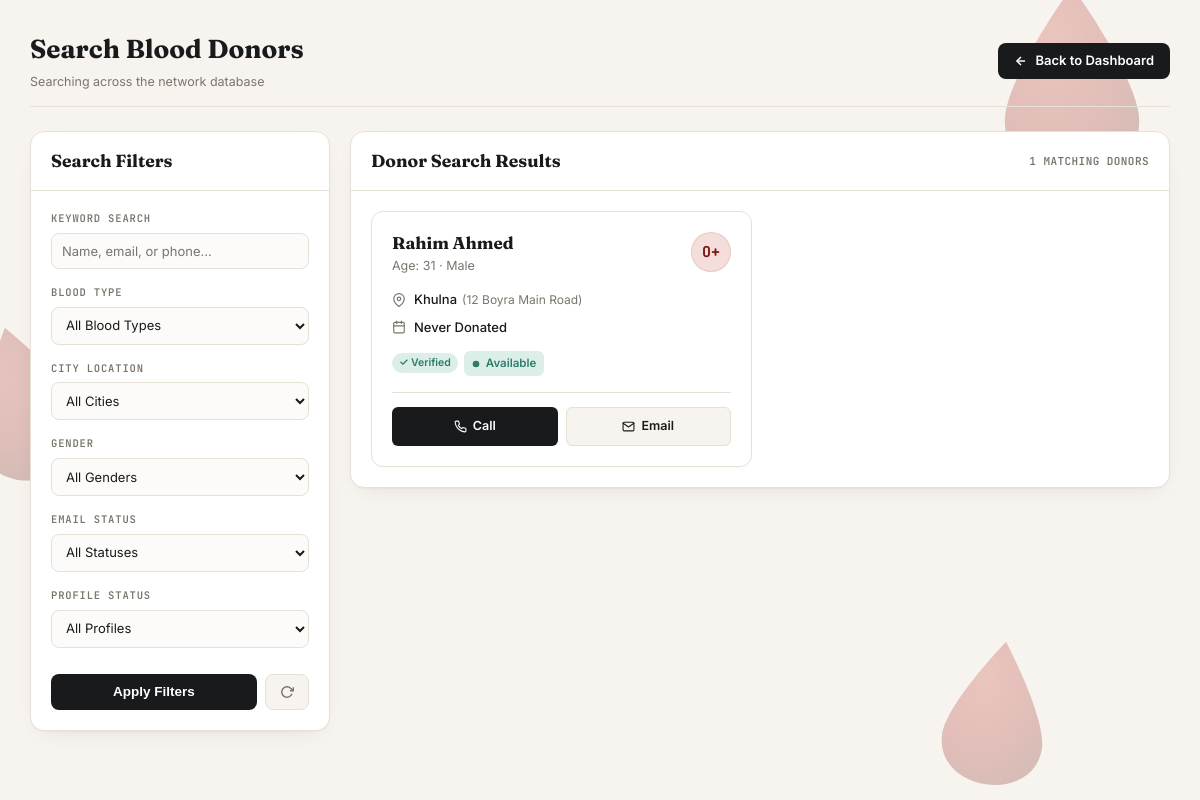
Screenshot of /donor-search.php (signed in) with the database file from the repository.
### tables this page shows
CREATE TABLE IF NOT EXISTS `users` (
  `id` INT AUTO_INCREMENT PRIMARY KEY,
  `full_name` VARCHAR(100) NOT NULL,
  `email` VARCHAR(150) UNIQUE NOT NULL,
  `phone` VARCHAR(20) UNIQUE NOT NULL,
  `password_hash` VARCHAR(255) NOT NULL,
  `role` ENUM('donor', 'recipient', 'admin') DEFAULT 'donor',
  `blood_type` ENUM('A+', 'A-', 'B+', 'B-', 'AB+', 'AB-', 'O+', 'O-') NULL,
  `date_of_birth` DATE NULL,
  `weight_kg` DECIMAL(5,2) NULL,
  `gender` ENUM('male', 'female', 'other') NULL,
  `address` VARCHAR(255) NULL,
  `city` VARCHAR(100) NULL,
  `last_donation_date` DATE NULL,
  `is_verified` TINYINT(1) DEFAULT 0,
  `status` ENUM('active', 'suspended') DEFAULT 'active',
  `created_at` TIMESTAMP DEFAULT CURRENT_TIMESTAMP,
  `updated_at` TIMESTAMP DEFAULT CURRENT_TIMESTAMP ON UPDATE CURRENT_TIMESTAMP
);

### includes/functions.php (called while the page is built, shortened)
<?php
function h($string) {
    return htmlspecialchars($string ?? '', ENT_QUOTES, 'UTF-8');
}

### donor-search.php (the view, shortened to what this page needs)
<?php
require_once __DIR__ . '/config/db.php';
$dashboard_link = ($_SESSION['role'] === 'admin') ? 'admin-dashboard.php' : 'recipient-dashboard.php';
$search = trim($_GET['search'] ?? '');
$donors = [];
try {
    $sql = "SELECT id, full_name, email, phone, blood_type, date_of_birth, weight_kg, gender, address, city, last_donation_date, is_verified, status,
                   DATEDIFF(CURDATE(), last_donation_date) AS days_since_last_donation,
                   DATE_ADD(last_donation_date, INTERVAL 56 DAY) AS next_eligible_date
            FROM users
            WHERE role = 'donor'";
    $params = [];
    $sql .= " ORDER BY full_name ASC";
    $stmt = $pdo->prepare($sql);
    $stmt->execute($params);
    $donors = $stmt->fetchAll();
} catch (Exception $e) {
    $error = "Failed to query database: " . $e->getMessage();
}
function calculate_age($dob_string) {
    try {
        $dob = new DateTime($dob_string);
        $today = new DateTime();
        return $today->diff($dob)->y;
    } catch (Exception $e) {
        return 'N/A';
    }
}
?>
<!DOCTYPE html>
<html lang="en">
<head>
</head>
<body>
<div class="bg-drops">
    <svg style="top:-20px; right:4%;" width="160" height="205" viewBox="0 0 100 128" opacity="0.25">
        <path d="M50 4 C50 4 92 62 92 88 C92 110 73 124 50 124 C27 124 8 110 8 88 C8 62 50 4 50 4 Z" fill="url(#dropGrad1)"/>
    </svg>
    <svg style="bottom:10px; right:12%;" width="120" height="154" viewBox="0 0 100 128" opacity="0.25" transform="rotate(8)">
        <path d="M50 4 C50 4 92 62 92 88 C92 110 73 124 50 124 C27 124 8 110 8 88 C8 62 50 4 50 4 Z" fill="url(#dropGrad1)"/>
    </svg>
</div>
<div class="container">
    <div class="top-nav">
        <div>
            <h1>Search Blood Donors</h1>
            <div class="admin-meta" style="font-size: 12.5px; color: var(--muted); margin-top: 4px;">
                Searching across the network database
            </div>
        </div>
        <div>
            <a href="<?php echo h($dashboard_link); ?>" class="back-link">
                <svg viewBox="0 0 24 24" fill="none" stroke="currentColor" stroke-width="2.5">
                    <line x1="19" y1="12" x2="5" y2="12"></line>
                    <polyline points="12 19 5 12 12 5"></polyline>
                </svg>
                Back to Dashboard
            </a>
        </div>
    </div>
    <div class="search-layout">
        <div class="card">
            <div class="card-header">
                <h2>Search Filters</h2>
            </div>
            <form action="donor-search.php" method="GET" class="filter-form">
                <div class="filter-group">
                    <label for="search">Keyword Search</label>
                    <input type="text" id="search" name="search" value="<?php echo h($search); ?>" placeholder="Name, email, or phone...">
                </div>
                <div class="filter-group">
                    <label for="blood_type">Blood Type</label>
                    <select id="blood_type" name="blood_type">
                        <option value="">All Blood Types</option>
                    </select>
                </div>
                <div class="filter-group">
                    <label for="city">City Location</label>
                    <select id="city" name="city">
                        <option value="">All Cities</option>
                    </select>
                </div>
                <div class="filter-group">
                    <label for="gender">Gender</label>
                    <select id="gender" name="gender">
                        <option value="">All Genders</option>
                    </select>
                </div>
                <div class="filter-group">
                    <label for="is_verified">Email Status</label>
                    <select id="is_verified" name="is_verified">
                        <option value="">All Statuses</option>
                    </select>
                </div>
                <div class="filter-group">
                    <label for="status">Profile Status</label>
                    <select id="status" name="status">
                        <option value="">All Profiles</option>
                    </select>
                </div>
                <div class="btn-row">
                    <button type="submit" class="btn-submit">Apply Filters</button>
                    <a href="donor-search.php" class="btn-reset" title="Reset Filters">
                        <svg viewBox="0 0 24 24" fill="none" stroke="currentColor" stroke-width="2.5">
                            <polyline points="23 4 23 10 17 10"></polyline>
                            <path d="M20.49 15a9 9 0 1 1-2.12-9.36L23 10"></path>
                        </svg>
                    </a>
                </div>
            </form>
        </div>
        <div class="card">
            <div class="card-header">
                <h2>Donor Search Results</h2>
                <span class="results-count"><?php echo count($donors); ?> matching donors</span>
            </div>
            <div>
                <?php if (empty($donors)): ?>
                    <div class="empty-state">
                        <svg viewBox="0 0 24 24" fill="none" stroke="currentColor" stroke-width="1.8">
                            <circle cx="11" cy="11" r="8"></circle>
                            <line x1="21" y1="21" x2="16.65" y2="16.65"></line>
                        </svg>
                        <h3>No Donors Found</h3>
                        <p>Try modifying your keyword search or adjusting your dropdown filter criteria.</p>
                    </div>
                <?php else: ?>
                    <div class="donor-grid">
                        <?php foreach ($donors as $d): ?>
                            <?php
                            $is_active = ($d['status'] === 'active');
                            $is_verified = ((int)$d['is_verified'] === 1);
                            $days_since = $d['days_since_last_donation'] !== null ? (int)$d['days_since_last_donation'] : null;
                            $has_no_recent_donation = ($days_since === null || $days_since >= 56);
                            $is_available = ($is_active && $is_verified && $has_no_recent_donation);
                            ?>
                            <div class="donor-card">
                                <div class="card-top">
                                    <div class="name-sec">
                                        <h3 class="name">
                                            <?php echo h($d['full_name']); ?>
                                        </h3>
                                        <div class="age-gender">
                                            Age: <?php echo calculate_age($d['date_of_birth']); ?> · <?php echo ucfirst(h($d['gender'])); ?>
                                        </div>
                                    </div>
                                    <div class="blood-badge">
                                        <?php echo h($d['blood_type']); ?>
                                    </div>
                                </div>
                                <div class="card-details">
                                    <div class="detail-item">
                                        <svg viewBox="0 0 24 24" fill="none" stroke="currentColor" stroke-width="2" stroke-linecap="round" stroke-linejoin="round">
                                            <path d="M21 10c0 7-9 13-9 13s-9-6-9-13a9 9 0 0 1 18 0z"></path>
                                            <circle cx="12" cy="10" r="3"></circle>
                                        </svg>
                                        <span><?php echo h($d['city']); ?><em style="font-weight: normal; margin-left: 5px;">(<?php echo h($d['address']); ?>)</em></span>
                                    </div>
                                    <div class="detail-item">
                                        <svg viewBox="0 0 24 24" fill="none" stroke="currentColor" stroke-width="2" stroke-linecap="round" stroke-linejoin="round">
                                            <rect x="3" y="4" width="18" height="18" rx="2" ry="2"></rect>
                                            <line x1="16" y1="2" x2="16" y2="6"></line>
                                            <line x1="8" y1="2" x2="8" y2="6"></line>
                                            <line x1="3" y1="10" x2="21" y2="10"></line>
                                        </svg>
                                        <?php if ($days_since === null): ?>
                                            <span>Never Donated</span>
                                        <?php else: ?>
                                            <span>Last Donated: <em style="font-weight: 500; color: var(--ink);"><?php echo $days_since; ?> days ago</em></span>
                                        <?php endif; ?>
                                    </div>
                                    <div style="display: flex; flex-wrap: wrap; gap: 6px; margin-top: 4px; align-items: center;">
                                        <?php if ($is_verified): ?>
                                            <span class="badge badge-verified">✓ Verified</span>
                                        <?php else: ?>
                                            <span class="badge badge-unverified">Unverified</span>
                                        <?php endif; ?>
                                        <?php if ($is_available): ?>
                                            <span class="eligibility-tag eligibility-available">
                                                <svg style="width: 8px; height: 8px; fill: currentColor;" viewBox="0 0 24 24"><circle cx="12" cy="12" r="10"/></svg>
                                                Available
                                            </span>
                                        <?php endif; ?>
                                    </div>
                                </div>
                                <div class="card-actions">
                                    <a href="tel:<?php echo h($d['phone']); ?>" class="action-btn btn-call" title="Call Donor">
                                        Call
                                    </a>
                                    <a href="mailto:<?php echo h($d['email']); ?>" class="action-btn btn-email" title="Email Donor">
                                        <svg style="width:13px; height:13px;" viewBox="0 0 24 24" fill="none" stroke="currentColor" stroke-width="2" stroke-linecap="round" stroke-linejoin="round">
                                            <path d="M4 4h16c1.1 0 2 .9 2 2v12c0 1.1-.9 2-2 2H4c-1.1 0-2-.9-2-2V6c0-1.1.9-2 2-2z"></path>
                                            <polyline points="22,6 12,13 2,6"></polyline>
                                        </svg>
                                        Email
                                    </a>
                                </div>
                            </div>
                        <?php endforeach; ?>
                    </div>
                <?php endif; ?>
            </div>
        </div>
    </div>
</div>
</body>
</html>

### rows the page displays
users: full_name "Rahim Ahmed", date_of_birth "31", gender "Male", blood_type "O+", city "Khulna", address "12 Boyra Main Road", is_verified "✓ Verified", status "active" (drawn)

### other values shown
count($donors) "1"
